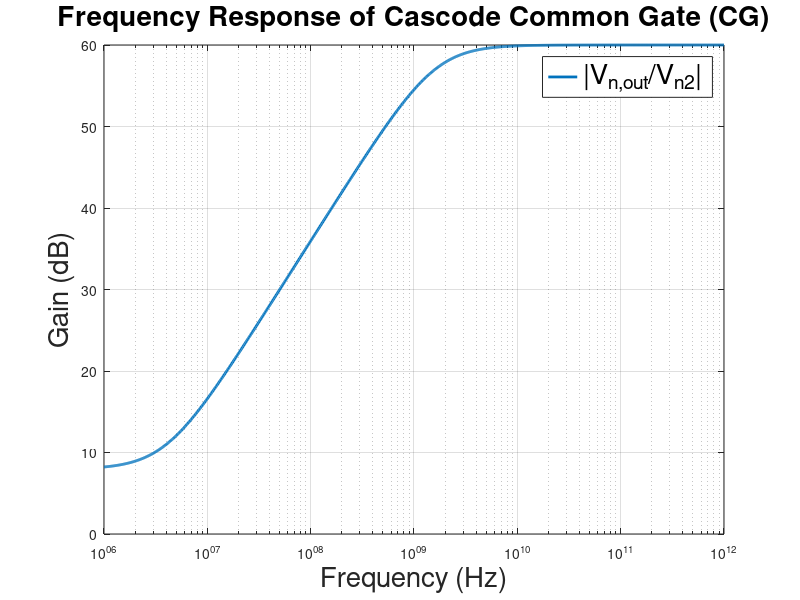

The MATLAB source for this figure:
% Ali Behfarnia
% Edited 11/2024
% Goal: A cascode of CG LNA, output frequency response

% ===========
% Parameters
% ===========
gm2 = 10e-3;                       % Transconductance of M2 (S)
ro1 = 20e3;                          % Output resistance of M1 (ohms)
Cx = 1e-12;                          % Parasitic capacitance (F)
R1 = 1e3;                             % Load resistance (ohms)
Rs = 50;                                % Antenna resistor

frequencies = logspace(6, 12, 1000);   % From 1 MHz to 1 THz
omega = 2 * pi * frequencies;               % Angular frequency (rad/s)
s = 1j * omega;                                     % Complex frequency variable

% ===========
% Transfer function, abs(Vout/Vn2)
% ===========
Vout = 2 * ro1 * Cx * s + 1;                                                    % Numerator
Vn2 = 2 * ro1 * Cx * s + 2 * gm2 * ro1 + 1 / (gm2 * R1);       % denomerator
gain = R1 * (Vout ./ Vn2);                                                      % Gain: Vn_out/Vn2

% ===========
% Plots
% ===========
figure;
semilogx(frequencies, 20 * log10(abs(gain)), 'LineWidth', 2); % Gain in dB
grid on;
title('Frequency Response of Cascode Common Gate (CG)', 'FontSize', 20);
xlabel('Frequency (Hz)', 'FontSize', 20);
ylabel('Gain (dB)', 'FontSize', 20);
legend('|V_{n,out}/V_{n2}|', 'FontSize', 20);
